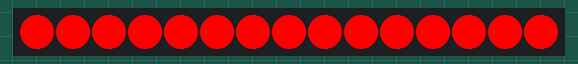
Recording of a sketch running on a simulated Arduino Uno, built with avr-gcc and run on an emulated ATmega328P. Shown: 15 RGB LEDs in strip order, left to right.

Above: at 0.1 s.
At 1.1 s:
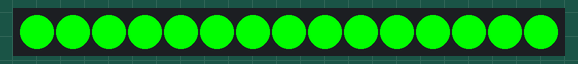
At 2.1 s:
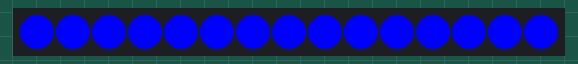
At 3.1 s:
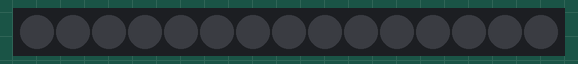

Measured:
- by itself, everything shown: repeats every 4.0 s, in 4 steps
- what the display in image 1 shows lasts 1.0 s, from 1.0 s to 2.0 s

The sketch:

LIGHT_WS2812.ino
```cpp
/*
 * ws2812b
 * ESP8266驱动WS2812彩灯
 * 板载接口GPIO0
 */

#include <Adafruit_NeoPixel.h>

#define PIN        14  //D5接口
#define NUMPIXELS  15  //彩灯个数

Adafruit_NeoPixel led(NUMPIXELS, PIN, NEO_GRB + NEO_KHZ800);

int kapa = 0;

void setup() {

  led.begin();
  led.setBrightness(255); //设置亮度 (0~255)
}

void loop() {
  for (kapa = 0; kapa < 15; kapa = kapa + 1){
    led.setPixelColor(kapa,led.Color(255, 0, 0)); //红色
    led.show(); //刷新显示
  }
  delay(1000);

  for (kapa = 0; kapa < 15; kapa = kapa + 1){
    led.setPixelColor(kapa,led.Color(0, 255, 0)); //绿色
    led.show(); //刷新显示
  }
  delay(1000);

  for (kapa = 0; kapa < 15; kapa = kapa + 1){
    led.setPixelColor(kapa,led.Color(0, 0, 255)); //蓝色
    led.show(); //刷新显示
  }
  delay(1000);

  for (kapa = 0; kapa < 15; kapa = kapa + 1){
    led.clear();//清空显示
    led.show(); //刷新显示
  }
  delay(1000);

}
```
